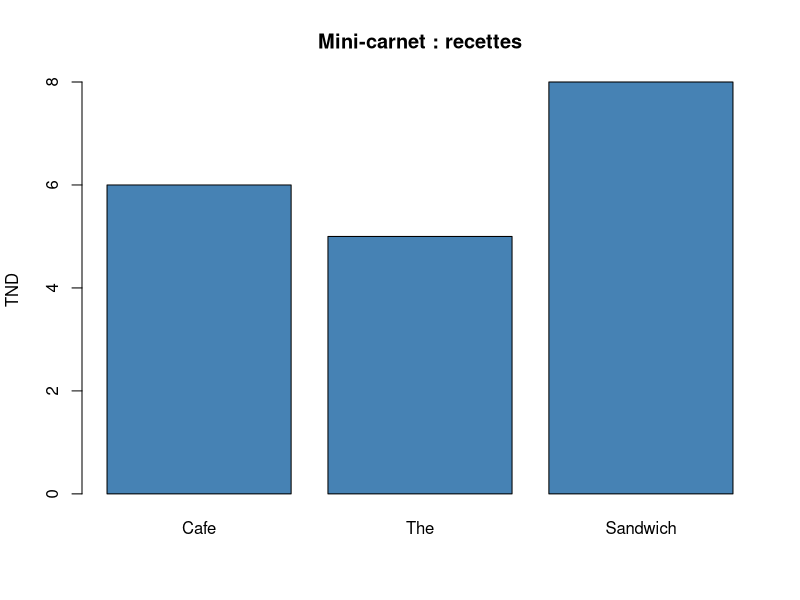

Generate this figure with R:
# Executer depuis la racine du dossier r-statistiques-18h.
# R base uniquement. Monnaie : TND.
# EXEMPLE RESOLU : dessiner les recettes des trois lignes du mini-carnet.
mini <- read.csv("data/orders_mini.csv", stringsAsFactors = FALSE)
mini$chiffre_affaires <- mini$quantite * mini$prix_unitaire
dir.create("outputs", showWarnings = FALSE)
# png ouvre un fichier graphique; dev.off le ferme et finit son enregistrement.
png("outputs/exemple_06_mini.png", width = 900, height = 600)
barplot(mini$chiffre_affaires, names.arg = mini$produit,
        main = "Mini-carnet : recettes", ylab = "TND", col = "steelblue")
dev.off()
# A vous : dessiner les bilans de la semaine, puis dessiner la marge.
